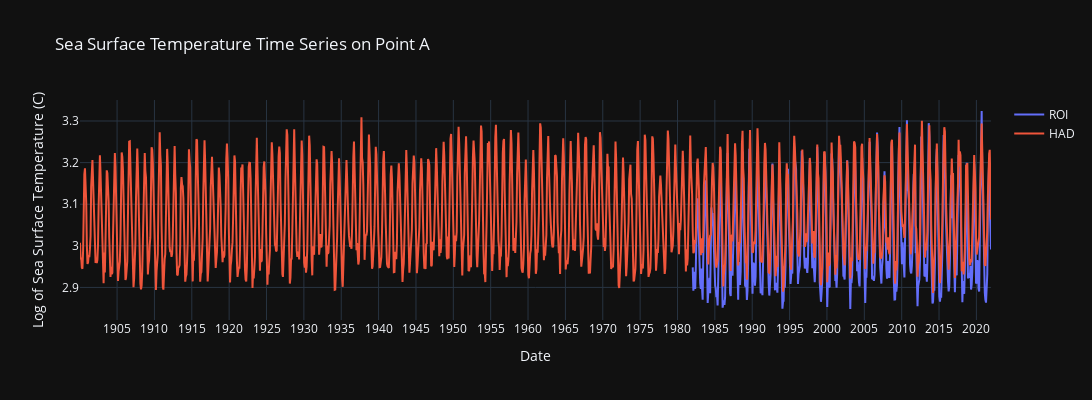
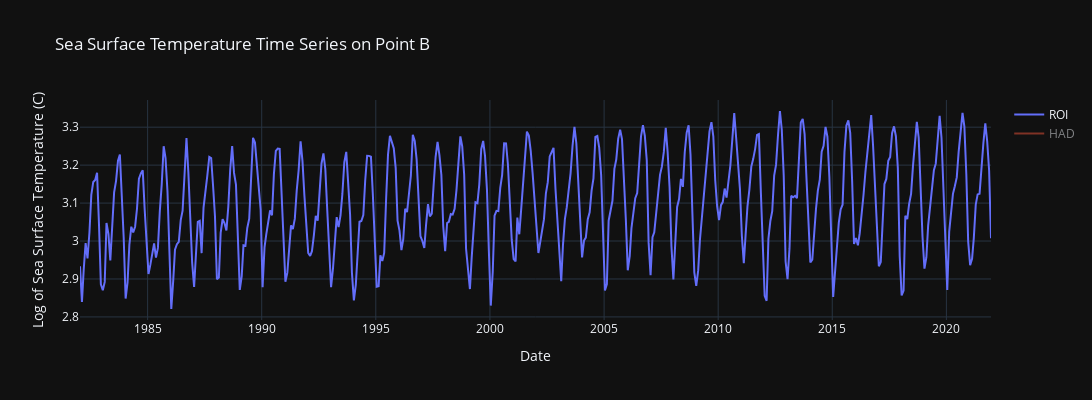
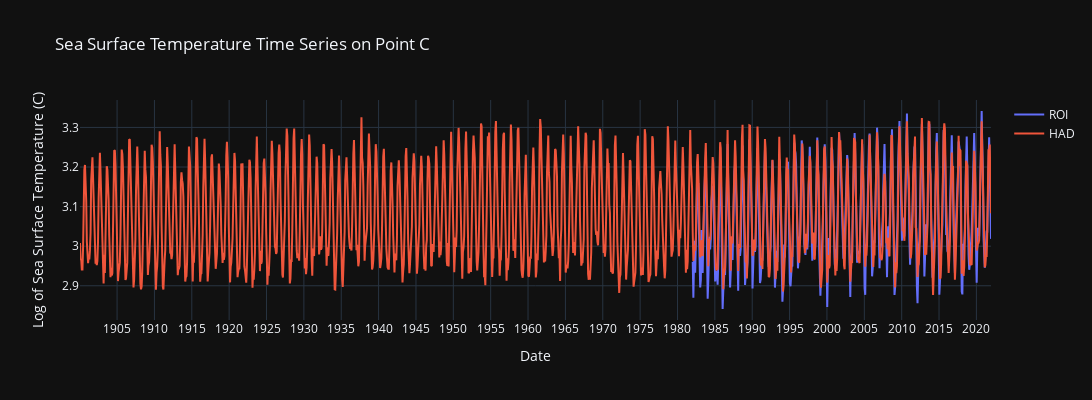

Notebook cell for these charts, in order:
### Markdown cell above
#### Comparison of all datasets: 1 graph per geopoint (A,B,C) and 2 lineplots per graph (ROI, HAD)

### Code cell
import plotly.graph_objs as go
import math

# Loop through each geopoint
for point in geopoint:
    df_roi = geopoint[point]['sst_roi']
    df_had = geopoint[point]['sst_had']
    # create traces for each dataset
    trace1 = go.Scatter(x=df_roi['DATE-YMD'], y=df_roi['Reynolds Temp (C)'].apply(math.log), mode='lines', name='ROI')
    trace2 = go.Scatter(x=df_had['DATE-YMD'], y=df_had['Hadley Temp (C)'].apply(math.log), mode='lines', name='HAD')
    # create layout for the plot
    layout = go.Layout(title=f'Sea Surface Temperature Time Series on Point {point}',
                       xaxis=dict(title='Date', dtick='M60'),
                       yaxis=dict(title='Log of Sea Surface Temperature (C)'),
                       height = 400, width=1200,
                       template='plotly_dark')
    # create figure object and plot the traces
    fig = go.Figure(data=[trace1, trace2], layout=layout)
    fig.show()

### Figure 1 — Plotly figure (JSON) as saved in the notebook; plotly's stock layout.template omitted (floating-point values rounded to 4 significant figures; data arrays with more than 128 entries replaced by an {"elided": "..."} marker saying what was removed)
{"data": [{"mode": "lines", "name": "ROI", "type": "scatter", "x": {"elided": "480 str values"}, "y": {"elided": "480 float values"}}, {"mode": "lines", "name": "HAD", "type": "scatter", "x": {"elided": "1464 str values"}, "y": {"elided": "1464 float values"}}], "layout": {"height": 400, "title": {"text": "Sea Surface Temperature Time Series on Point A"}, "width": 1200, "xaxis": {"autorange": true, "dtick": "M60", "range": ["1900-01-15", "2021-12-15"], "title": {"text": "Date"}, "type": "date"}, "yaxis": {"autorange": true, "range": [2.822, 3.351], "title": {"text": "Log of Sea Surface Temperature (C)"}, "type": "linear"}}}

### Figure 2 — Plotly figure (JSON) as saved in the notebook; plotly's stock layout.template omitted (floating-point values rounded to 4 significant figures; data arrays with more than 128 entries replaced by an {"elided": "..."} marker saying what was removed)
{"data": [{"mode": "lines", "name": "ROI", "type": "scatter", "visible": true, "x": {"elided": "480 str values"}, "y": {"elided": "480 float values"}}, {"mode": "lines", "name": "HAD", "type": "scatter", "visible": "legendonly", "x": {"elided": "1464 str values"}, "y": {"elided": "1464 float values"}}], "layout": {"height": 400, "title": {"text": "Sea Surface Temperature Time Series on Point B"}, "width": 1200, "xaxis": {"autorange": true, "dtick": "M60", "range": ["1982-01-15", "2021-12-15"], "title": {"text": "Date"}, "type": "date"}, "yaxis": {"autorange": true, "range": [2.792, 3.372], "title": {"text": "Log of Sea Surface Temperature (C)"}, "type": "linear"}}}

### Figure 3 — Plotly figure (JSON) as saved in the notebook; plotly's stock layout.template omitted (floating-point values rounded to 4 significant figures; data arrays with more than 128 entries replaced by an {"elided": "..."} marker saying what was removed)
{"data": [{"mode": "lines", "name": "ROI", "type": "scatter", "x": {"elided": "480 str values"}, "y": {"elided": "480 float values"}}, {"mode": "lines", "name": "HAD", "type": "scatter", "x": {"elided": "1464 str values"}, "y": {"elided": "1464 float values"}}], "layout": {"height": 400, "title": {"text": "Sea Surface Temperature Time Series on Point C"}, "width": 1200, "xaxis": {"autorange": true, "dtick": "M60", "range": ["1900-01-15", "2021-12-15"], "title": {"text": "Date"}, "type": "date"}, "yaxis": {"autorange": true, "range": [2.814, 3.369], "title": {"text": "Log of Sea Surface Temperature (C)"}, "type": "linear"}}}
